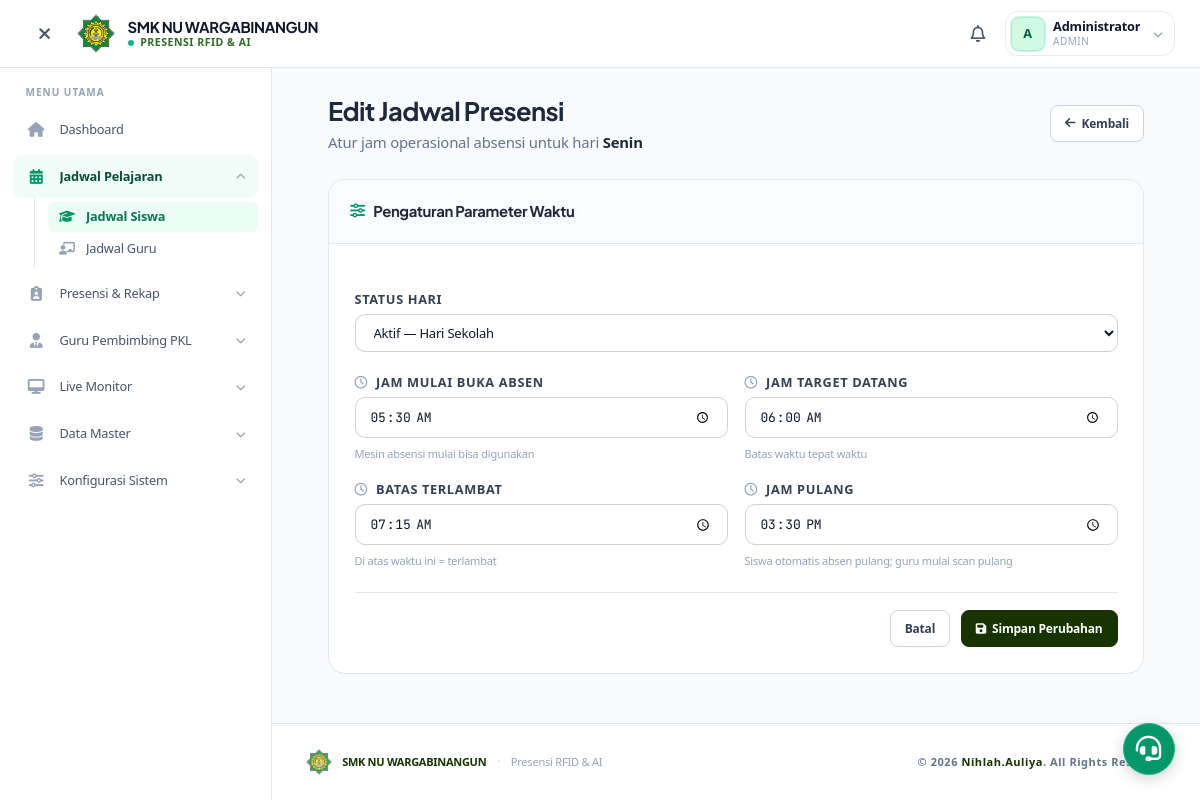
/web/public/jadwal/edit/1 (signed in), run on the app's committed database.
### tables this page shows
CREATE TABLE jadwal_siswa (
    id INT AUTO_INCREMENT PRIMARY KEY,
    hari ENUM('Senin', 'Selasa', 'Rabu', 'Kamis', 'Jumat', 'Sabtu', 'Minggu') NOT NULL UNIQUE,
    jam_mulai_absensi TIME NOT NULL,
    jam_datang TIME NOT NULL,
    batas_terlambat TIME NOT NULL,
    jam_pulang TIME NOT NULL,
    status_aktif BOOLEAN DEFAULT TRUE,
    created_at TIMESTAMP DEFAULT CURRENT_TIMESTAMP
);

### web/app/core/Controller.php (called while the page is built, shortened)
<?php
class Controller {
    public function view($view, $data = []) {
        require_once __DIR__ . '/../views/' . $view . '.php';
    }
    public function model($model) {
        return new $model;
    }
}

### web/app/controllers/JadwalController.php (called while the page is built, shortened)
<?php
class JadwalController extends Controller {
    public function edit($id) {
        $data['judul'] = 'Edit Jadwal';
        $data['jadwal'] = $this->model('Jadwal')->getById($id);
        $this->view('jadwal/edit', $data);
    }
}

### web/app/core/App.php (called while the page is built, shortened)
<?php
class App {
    protected $method = 'index';
    protected $params = [];
    public function __construct() {
        $url = $this->parseURL();
        if (isset($url[0]) && !empty($url[0])) {
            $formattedUrl = str_replace(' ', '', ucwords(str_replace(['-', '_'], ' ', $url[0])));
            $controllerName = $formattedUrl . 'Controller';
            if (file_exists(__DIR__ . '/../controllers/' . $controllerName . '.php')) {
                unset($url[0]);
            } else {
                $this->controller = 'ErrorController';
                $this->method = 'notFound';
            }
        }
        $this->controller = new $this->controller;
        if (isset($url[1]) && !empty($url[1])) {
            $methodName = str_replace('-', '_', $url[1]);
            if (method_exists($this->controller, $methodName)) {
                $this->method = $methodName;
                unset($url[1]);
            }
        }
        if (!empty($url)) {
            $this->params = array_values($url);
        }
        call_user_func_array([$this->controller, $this->method], $this->params);
    }
    public function parseURL() {
        if (isset($_GET['url']) && !empty($_GET['url'])) {
            $url = rtrim($_GET['url'], '/');
            $url = filter_var($url, FILTER_SANITIZE_URL);
            return explode('/', $url);
        }
        return [];
    }
}

### web/public/index.php (called while the page is built, shortened)
<?php
$app = new App();

### web/app/core/Database.php (called while the page is built, shortened)
<?php
class Database {
    private $host = DB_HOST;
    private $user = DB_USER;
    private $pass = DB_PASS;
    private $db_name = DB_NAME;
    private $dbh;
    private $stmt;
    public function __construct() {
        $portStr = (defined('DB_PORT') && DB_PORT) ? ';port=' . DB_PORT : '';
        $dsn = 'mysql:host=' . $this->host . $portStr . ';dbname=' . $this->db_name . ';charset=utf8mb4';
        $isVercel = isset($_SERVER['VERCEL']) || isset($_ENV['VERCEL']) || (isset($_SERVER['HTTP_HOST']) && strpos($_SERVER['HTTP_HOST'], 'vercel.app') !== false);
        $option = [
            PDO::ATTR_PERSISTENT => !$isVercel,
            PDO::ATTR_ERRMODE => PDO::ERRMODE_EXCEPTION,
            PDO::MYSQL_ATTR_INIT_COMMAND => "SET time_zone = '+07:00'"
        ];
        try {
            $this->dbh = new PDO($dsn, $this->user, $this->pass, $option);
            $this->dbh->exec("SET time_zone = '+07:00'");
        } catch (PDOException $e) {
            error_log("Database Error: " . $e->getMessage());
            if ($isVercel) {
                $this->renderVercelDbNotice($e->getMessage());
                exit;
            }
            die("Terjadi kesalahan pada koneksi database. Silakan hubungi administrator.");
        }
    }
        ?>
        <?php
    public function query($query) {
        $this->stmt = $this->dbh->prepare($query);
    }
    public function bind($param, $value, $type = null) {
        if (is_null($type)) {
            switch (true) {
                case is_int($value):
                    $type = PDO::PARAM_INT;
                    break;
                default:
                    $type = PDO::PARAM_STR;
            }
        }
        $this->stmt->bindValue($param, $value, $type);
    }
    public function execute() {
        try {
            return $this->stmt->execute();
        } catch (PDOException $e) {
            $logFile = dirname(__DIR__) . '/storage/logs/error.log';
            $msg = '[' . date('Y-m-d H:i:s') . '] ' . $e->getMessage() . PHP_EOL;
            @file_put_contents($logFile, $msg, FILE_APPEND);
            throw $e;
        }
    }
    public function single() {
        $this->execute();
        return $this->stmt->fetch(PDO::FETCH_OBJ);
    }
}

### web/app/models/Jadwal.php (called while the page is built, shortened)
<?php
class Jadwal extends Model {
    public function getById($id) {
        $this->db->query("SELECT * FROM jadwal_siswa WHERE id = :id");
        $this->db->bind(':id', $id);
        return $this->db->single();
    }
}

### web/app/core/Model.php (called while the page is built, shortened)
<?php
class Model {
    public function __construct() {
        $this->db = new Database();
    }
}

### web/app/views/jadwal/edit.php (the view, shortened to what this page needs)
<div id="pageContent" class="w-full flex flex-col items-center space-y-6">
    <div class="w-full max-w-3xl space-y-6">
        <div class="flex flex-col sm:flex-row sm:items-center sm:justify-between gap-4">
            <div>
                <h1 class="text-xl sm:text-2xl font-bold text-slate-800 dark:text-white tracking-tight">Edit Jadwal Presensi</h1>
                <p class="text-slate-500 dark:text-slate-400 text-xs sm:text-sm mt-1">
                    Atur jam operasional absensi untuk hari
                    <span class="font-bold text-slate-800 dark:text-white"><?= htmlspecialchars($data['jadwal']->hari ?? '') ?></span>
                </p>
            </div>
            <div class="flex gap-2 flex-wrap">
                <a href="<?= BASEURL; ?>/jadwal"
                   class="vh-btn-secondary text-xs sm:text-sm flex items-center gap-1.5">
                    <i class="fa-solid fa-arrow-left"></i> Kembali
                </a>
            </div>
        </div>
        <div class="bg-white dark:bg-slate-800 rounded-2xl border border-slate-200 dark:border-slate-700 shadow-xs overflow-hidden">
            <div class="p-5 border-b border-slate-200 dark:border-slate-700 bg-slate-50/70 dark:bg-slate-800/80">
                <h2 class="text-sm font-bold text-slate-800 dark:text-white flex items-center gap-2 tracking-tight">
                    <i class="fa-solid fa-sliders text-emerald-600 dark:text-emerald-400"></i> Pengaturan Parameter Waktu
                </h2>
            </div>
            <div class="p-5 sm:p-6">
                <form action="<?= BASEURL; ?>/jadwal/update" method="POST" class="space-y-5 text-xs sm:text-sm">
                    <div>
                        <label class="block text-xs font-bold text-slate-700 dark:text-slate-300 uppercase tracking-wider mb-1.5">Status Hari</label>
                        <select class="vh-input w-full px-3 py-2 text-xs sm:text-sm"
                                id="status_aktif" name="status_aktif"
                                onchange="this.form.submit()">
                            <option value="1" <?= (isset($data['jadwal']->status_aktif) && $data['jadwal']->status_aktif == 1) ? 'selected' : '' ?>>
                                Aktif — Hari Sekolah
                            </option>
                        </select>
                    </div>
                    <div class="grid grid-cols-1 sm:grid-cols-2 gap-4">
                        <div>
                            <label class="block text-xs font-bold text-slate-700 dark:text-slate-300 uppercase tracking-wider mb-1.5" for="jam_mulai_absensi">
                                <i class="fa-regular fa-clock me-1 text-slate-400"></i> Jam Mulai Buka Absen
                            </label>
                            <input type="time" class="vh-input w-full px-3 py-2 text-xs sm:text-sm font-mono"
                                   id="jam_mulai_absensi"
                                   name="jam_mulai_absensi"
                                   value="<?= !empty($data['jadwal']->jam_mulai_absensi) ? substr($data['jadwal']->jam_mulai_absensi, 0, 5) : '' ?>" required>
                            <p class="mt-1 text-[11px] text-slate-400">Mesin absensi mulai bisa digunakan</p>
                        </div>
                        <div>
                            <label class="block text-xs font-bold text-slate-700 dark:text-slate-300 uppercase tracking-wider mb-1.5" for="jam_datang">
                                <i class="fa-regular fa-clock me-1 text-slate-400"></i> Jam Target Datang
                            </label>
                            <input type="time" class="vh-input w-full px-3 py-2 text-xs sm:text-sm font-mono"
                                   id="jam_datang"
                                   name="jam_datang"
                                   value="<?= !empty($data['jadwal']->jam_datang) ? substr($data['jadwal']->jam_datang, 0, 5) : '' ?>" required>
                            <p class="mt-1 text-[11px] text-slate-400">Batas waktu tepat waktu</p>
                        </div>
                        <div>
                            <label class="block text-xs font-bold text-slate-700 dark:text-slate-300 uppercase tracking-wider mb-1.5" for="batas_terlambat">
                                <i class="fa-regular fa-clock me-1 text-slate-400"></i> Batas Terlambat
                            </label>
                            <input type="time" class="vh-input w-full px-3 py-2 text-xs sm:text-sm font-mono"
                                   id="batas_terlambat"
                                   name="batas_terlambat"
                                   value="<?= !empty($data['jadwal']->batas_terlambat) ? substr($data['jadwal']->batas_terlambat, 0, 5) : '' ?>" required>
                            <p class="mt-1 text-[11px] text-slate-400">Di atas waktu ini = terlambat</p>
                        </div>
                        <div>
                            <label class="block text-xs font-bold text-slate-700 dark:text-slate-300 uppercase tracking-wider mb-1.5" for="jam_pulang">
                                <i class="fa-regular fa-clock me-1 text-slate-400"></i> Jam Pulang
                            </label>
                            <input type="time" class="vh-input w-full px-3 py-2 text-xs sm:text-sm font-mono"
                                   id="jam_pulang"
                                   name="jam_pulang"
                                   value="<?= !empty($data['jadwal']->jam_pulang) ? substr($data['jadwal']->jam_pulang, 0, 5) : '' ?>" required>
                            <p class="mt-1 text-[11px] text-slate-400">Siswa otomatis absen pulang; guru mulai scan pulang</p>
                        </div>
                    </div>
                    <div class="flex items-center justify-end gap-2.5 pt-4 border-t border-slate-200 dark:border-slate-700">
                        <a href="<?= BASEURL; ?>/jadwal" class="vh-btn-secondary text-xs sm:text-sm">
                            Batal
                        </a>
                        <button type="submit" class="vh-btn-primary text-xs sm:text-sm flex items-center gap-1.5">
                            <i class="fa-solid fa-floppy-disk"></i> Simpan Perubahan
                        </button>
                    </div>
                </form>
            </div>
        </div>
    </div>
</div>

### web/app/views/templates/header.php (style rules this page uses)
*, *::before, *::after { box-sizing: border-box; }
body, button, input, select, textarea { font-family: 'Plus Jakarta Sans', 'Inter', -apple-system, BlinkMacSystemFont, 'Segoe UI', Roboto, sans-serif; -webkit-font-smoothing: antialiased; -moz-osx-font-smoothing: grayscale; text-rendering: optimizeLegibility; letter-spacing: -0.012em; }
body { background-color: #f8faf7; }
h1, h2, h3, h4, h5, h6, .font-heading { font-family: 'Plus Jakarta Sans', 'Inter', sans-serif; letter-spacing: -0.022em; font-feature-settings: 'cv02', 'cv03', 'cv04', 'cv11'; }
table, .tabular-nums, .font-mono, code, pre { font-variant-numeric: tabular-nums; }
code, pre, .font-mono { font-family: 'JetBrains Mono', monospace !important; }
.btn-primary, .apex-btn-primary, .vh-btn-primary, .vh-btn-sage, .gd-btn-primary { background-color: #163300 !important; color: #ffffff !important; border: 1px solid #163300 !important; border-radius: 8px !important; padding: 7px 14px !important; font-size: 12px !important; font-weight: 600 !important; transition: all 0.15s ease !important; display: inline-flex !important; align-items: center !important; justify-content: center !important; gap: 6px !important; box-shadow: 0 1px 2px 0 rgba(0, 0, 0, 0.05) !important; }
.btn-secondary, .apex-btn-secondary, .vh-btn-secondary, .gd-btn-secondary { background-color: #ffffff !important; color: #334155 !important; border: 1px solid #cbd5e1 !important; border-radius: 8px !important; padding: 7px 14px !important; font-size: 12px !important; font-weight: 600 !important; transition: all 0.15s ease !important; display: inline-flex !important; align-items: center !important; justify-content: center !important; gap: 6px !important; box-shadow: 0 1px 2px 0 rgba(0, 0, 0, 0.02) !important; }
.vh-input, .gd-input { background-color: #ffffff !important; border: 1px solid #cbd5c8 !important; border-radius: 10px !important; padding: 8px 14px !important; font-size: 13px !important; color: #0f172a !important; transition: border-color 0.2s ease, box-shadow 0.2s ease !important; }
.vh-input::placeholder, .gd-input::placeholder { color: #94a3b8 !important; }
html { scroll-behavior: smooth; }
button { cursor: pointer; }

### data on the page
jadwal_siswa: hari "Senin", status_aktif "Aktif — Hari Sekolah", jam_mulai_absensi "05:30", jam_datang "06:00", batas_terlambat "07:15", jam_pulang "15:30"

### other printed values
substr(SessionHelper::get('name') ?? 'U', 0, 1) "A"
SessionHelper::get('name') "Administrator"
SessionHelper::get('role') "ADMIN"
